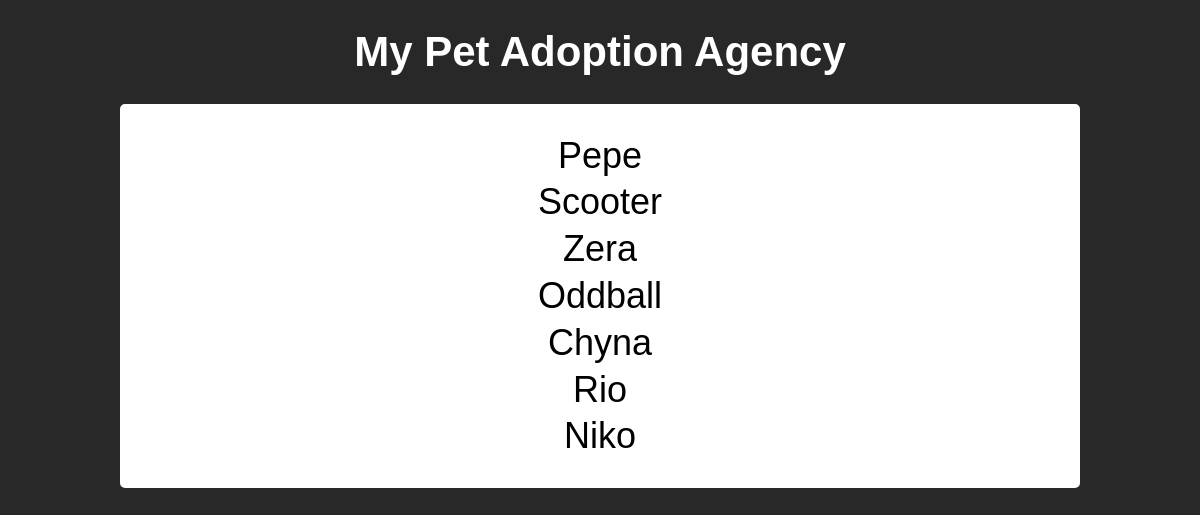
The app's page /, older data.
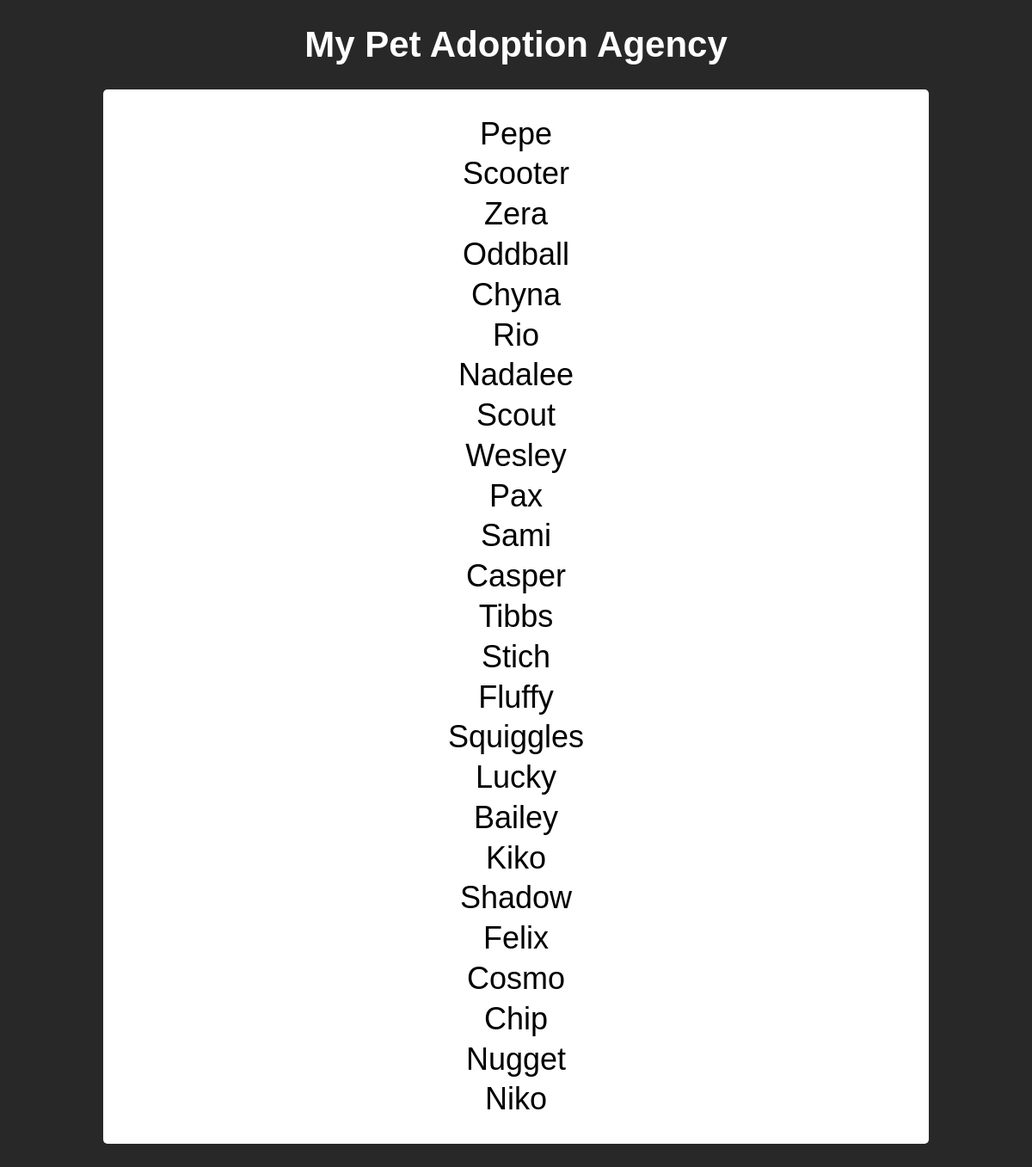
The same page, newer data.
### firstApp/models.py (models this page shows)
class Pet(models.Model):
    sexChoices = [('M', 'Male'), ('F', 'Female')]
    name = models.CharField(max_length=100)
    submitter = models.CharField(max_length=100)
    species = models.CharField(max_length=30)
    breed = models.CharField(max_length=30, blank=True)
    description = models.TextField()
    sex = models.CharField(max_length=1, choices=sexChoices, blank=True)
    age = models.IntegerField()
    submissionDate =models.DateTimeField()
    vaccinations = models.ManyToManyField('Vaccine', blank = True)

### firstApp/views.py (the view)
# urls.py: 2. Add a URL to urlpatterns:  path('', views.home, name='home')
def home(request):
    pets = Pet.objects.all()
    return render(request, 'home.html',{'pets':pets,})

### firstApp/templates/home.html (shortened to what this page needs)
{%extends "base.html"%}
{%block content%}
<ul>
    {% for pet in pets %}
    <li>
        <a href="{% url 'pet_detail' pet.id %}">{{pet.name|capfirst}}</a>
    </li>
    {% endfor %}
</ul>
{%endblock%}

### firstApp/templates/base.html (shortened to what this page needs)
{% load static %}
<!DOCTYPE html>
<head>
    <link rel="stylesheet" id="ample-style-css" href="{% static 'style.css' %}">
</head>
<body>
    <a id="homelink" href="{% url 'home' %}"><h1>My Pet Adoption Agency</h1></a>
    <div id="content">
        {% block content %}
        {% endblock %}
    </div>
</body>
</html>

### static/style.css (style rules this page uses)
* { font-family: Arial, Helvetica, sans-serif; }
h1 { font-size: 3.5vw; }
body { width: 80%; margin-left: 10%; }
a { color: black; font-size: 3vw; text-decoration: none; width: 100%; display: block; border-radius: 3px; }
li { padding-top: 0.2vw; padding-bottom: 0.2vw; text-align: center; }
ul { list-style: none; padding: 0; }
#homelink { color: white; width: 100%; text-align: center; }
#content { background-color: white; color: black; padding: 1vw; border-radius: 5px; margin-bottom: 5vw; }

Row changes from the older to the newer data that the page shows:
added Pet: name "Nadalee"
added Pet: name "Scout"
added Pet: name "Wesley"
added Pet: name "Pax"
added Pet: name "Sami"
added Pet: name "Casper"
added Pet: name "Tibbs"
added Pet: name "Stich"
added Pet: name "Fluffy"
added Pet: name "Squiggles"
added Pet: name "Lucky"
added Pet: name "Bailey"
added Pet: name "Kiko"
added Pet: name "Shadow"
added Pet: name "Felix"
added Pet: name "Cosmo"
added Pet: name "Chip"
added Pet: name "Nugget"
